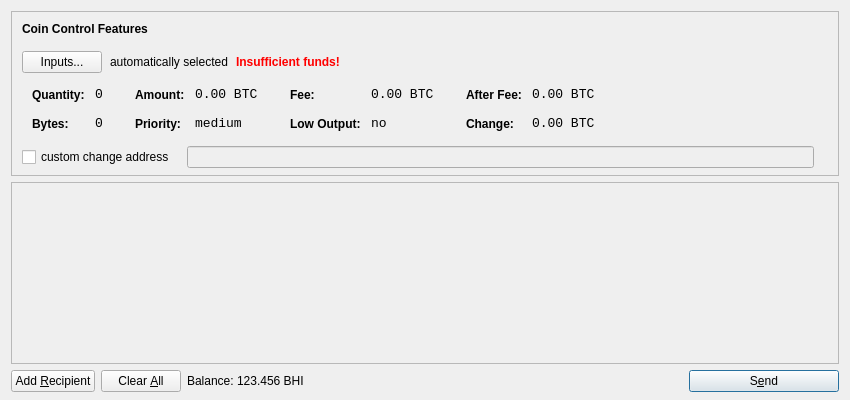
<?xml version="1.0" encoding="UTF-8"?>
<ui version="4.0">
 <class>SendCoinsDialog</class>
 <widget class="QDialog" name="SendCoinsDialog">
  <property name="geometry">
   <rect>
    <x>0</x>
    <y>0</y>
    <width>850</width>
    <height>400</height>
   </rect>
  </property>
  <property name="windowTitle">
   <string>Send Coins</string>
  </property>
  <layout class="QVBoxLayout" name="verticalLayout" stretch="0,1,0">
   <property name="bottomMargin">
    <number>8</number>
   </property>
   <item>
    <widget class="QFrame" name="frameCoinControl">
     <property name="sizePolicy">
      <sizepolicy hsizetype="Expanding" vsizetype="Expanding">
       <horstretch>0</horstretch>
       <verstretch>0</verstretch>
      </sizepolicy>
     </property>
     <property name="maximumSize">
      <size>
       <width>16777215</width>
       <height>16777215</height>
      </size>
     </property>
     <property name="frameShape">
      <enum>QFrame::StyledPanel</enum>
     </property>
     <property name="frameShadow">
      <enum>QFrame::Sunken</enum>
     </property>
     <layout class="QVBoxLayout" name="verticalLayoutCoinControl2">
      <property name="spacing">
       <number>-1</number>
      </property>
      <property name="leftMargin">
       <number>0</number>
      </property>
      <property name="topMargin">
       <number>0</number>
      </property>
      <property name="rightMargin">
       <number>0</number>
      </property>
      <property name="bottomMargin">
       <number>6</number>
      </property>
      <item>
       <layout class="QVBoxLayout" name="verticalLayoutCoinControl" stretch="0,0,0,0,1">
        <property name="spacing">
         <number>0</number>
        </property>
        <property name="leftMargin">
         <number>10</number>
        </property>
        <property name="topMargin">
         <number>10</number>
        </property>
        <item>
         <layout class="QHBoxLayout" name="horizontalLayoutCoinControl1">
          <property name="bottomMargin">
           <number>15</number>
          </property>
          <item>
           <widget class="QLabel" name="labelCoinControlFeatures">
            <property name="sizePolicy">
             <sizepolicy hsizetype="Preferred" vsizetype="Maximum">
              <horstretch>0</horstretch>
              <verstretch>0</verstretch>
             </sizepolicy>
            </property>
            <property name="font">
             <font>
              <weight>75</weight>
              <bold>true</bold>
             </font>
            </property>
            <property name="styleSheet">
             <string notr="true">font-weight:bold;</string>
            </property>
            <property name="text">
             <string>Coin Control Features</string>
            </property>
           </widget>
          </item>
         </layout>
        </item>
        <item>
         <layout class="QHBoxLayout" name="horizontalLayoutCoinControl2" stretch="0,0,0,0">
          <property name="spacing">
           <number>8</number>
          </property>
          <property name="bottomMargin">
           <number>10</number>
          </property>
          <item>
           <widget class="QPushButton" name="pushButtonCoinControl">
            <property name="styleSheet">
             <string notr="true"/>
            </property>
            <property name="text">
             <string>Inputs...</string>
            </property>
           </widget>
          </item>
          <item>
           <widget class="QLabel" name="labelCoinControlAutomaticallySelected">
            <property name="text">
             <string>automatically selected</string>
            </property>
            <property name="margin">
             <number>5</number>
            </property>
           </widget>
          </item>
          <item>
           <widget class="QLabel" name="labelCoinControlInsuffFunds">
            <property name="font">
             <font>
              <weight>75</weight>
              <bold>true</bold>
             </font>
            </property>
            <property name="styleSheet">
             <string notr="true">color:red;font-weight:bold;</string>
            </property>
            <property name="text">
             <string>Insufficient funds!</string>
            </property>
            <property name="margin">
             <number>5</number>
            </property>
           </widget>
          </item>
          <item>
           <spacer name="horizontalSpacerCoinControl">
            <property name="orientation">
             <enum>Qt::Horizontal</enum>
            </property>
            <property name="sizeHint" stdset="0">
             <size>
              <width>40</width>
              <height>1</height>
             </size>
            </property>
           </spacer>
          </item>
         </layout>
        </item>
        <item>
         <widget class="QWidget" name="widgetCoinControl" native="true">
          <property name="sizePolicy">
           <sizepolicy hsizetype="Preferred" vsizetype="Preferred">
            <horstretch>0</horstretch>
            <verstretch>0</verstretch>
           </sizepolicy>
          </property>
          <property name="minimumSize">
           <size>
            <width>0</width>
            <height>0</height>
           </size>
          </property>
          <property name="styleSheet">
           <string notr="true"/>
          </property>
          <layout class="QHBoxLayout" name="horizontalLayoutCoinControl5">
           <property name="margin">
            <number>0</number>
           </property>
           <item>
            <layout class="QHBoxLayout" name="horizontalLayoutCoinControl3" stretch="0,0,0,1">
             <property name="spacing">
              <number>20</number>
             </property>
             <property name="topMargin">
              <number>0</number>
             </property>
             <property name="bottomMargin">
              <number>10</number>
             </property>
             <item>
              <layout class="QFormLayout" name="formLayoutCoinControl1">
               <property name="horizontalSpacing">
                <number>10</number>
               </property>
               <property name="verticalSpacing">
                <number>14</number>
               </property>
               <property name="leftMargin">
                <number>10</number>
               </property>
               <property name="topMargin">
                <number>4</number>
               </property>
               <property name="rightMargin">
                <number>6</number>
               </property>
               <item row="0" column="0">
                <widget class="QLabel" name="labelCoinControlQuantityText">
                 <property name="styleSheet">
                  <string notr="true">font-weight:bold;</string>
                 </property>
                 <property name="text">
                  <string>Quantity:</string>
                 </property>
                 <property name="margin">
                  <number>0</number>
                 </property>
                </widget>
               </item>
               <item row="0" column="1">
                <widget class="QLabel" name="labelCoinControlQuantity">
                 <property name="font">
                  <font>
                   <family>Monospace</family>
                   <pointsize>10</pointsize>
                  </font>
                 </property>
                 <property name="cursor">
                  <cursorShape>IBeamCursor</cursorShape>
                 </property>
                 <property name="contextMenuPolicy">
                  <enum>Qt::ActionsContextMenu</enum>
                 </property>
                 <property name="text">
                  <string notr="true">0</string>
                 </property>
                 <property name="margin">
                  <number>0</number>
                 </property>
                 <property name="textInteractionFlags">
                  <set>Qt::LinksAccessibleByMouse|Qt::TextSelectableByKeyboard|Qt::TextSelectableByMouse</set>
                 </property>
                </widget>
               </item>
               <item row="1" column="0">
                <widget class="QLabel" name="labelCoinControlBytesText">
                 <property name="styleSheet">
                  <string notr="true">font-weight:bold;</string>
                 </property>
                 <property name="text">
                  <string>Bytes:</string>
                 </property>
                </widget>
               </item>
               <item row="1" column="1">
                <widget class="QLabel" name="labelCoinControlBytes">
                 <property name="font">
                  <font>
                   <family>Monospace</family>
                   <pointsize>10</pointsize>
                  </font>
                 </property>
                 <property name="cursor">
                  <cursorShape>IBeamCursor</cursorShape>
                 </property>
                 <property name="contextMenuPolicy">
                  <enum>Qt::ActionsContextMenu</enum>
                 </property>
                 <property name="text">
                  <string notr="true">0</string>
                 </property>
                 <property name="textInteractionFlags">
                  <set>Qt::LinksAccessibleByMouse|Qt::TextSelectableByKeyboard|Qt::TextSelectableByMouse</set>
                 </property>
                </widget>
               </item>
              </layout>
             </item>
             <item>
              <layout class="QFormLayout" name="formLayoutCoinControl2">
               <property name="horizontalSpacing">
                <number>10</number>
               </property>
               <property name="verticalSpacing">
                <number>14</number>
               </property>
               <property name="leftMargin">
                <number>6</number>
               </property>
               <property name="topMargin">
                <number>4</number>
               </property>
               <property name="rightMargin">
                <number>6</number>
               </property>
               <item row="0" column="0">
                <widget class="QLabel" name="labelCoinControlAmountText">
                 <property name="styleSheet">
                  <string notr="true">font-weight:bold;</string>
                 </property>
                 <property name="text">
                  <string>Amount:</string>
                 </property>
                 <property name="margin">
                  <number>0</number>
                 </property>
                </widget>
               </item>
               <item row="0" column="1">
                <widget class="QLabel" name="labelCoinControlAmount">
                 <property name="font">
                  <font>
                   <family>Monospace</family>
                   <pointsize>10</pointsize>
                  </font>
                 </property>
                 <property name="cursor">
                  <cursorShape>IBeamCursor</cursorShape>
                 </property>
                 <property name="contextMenuPolicy">
                  <enum>Qt::ActionsContextMenu</enum>
                 </property>
                 <property name="text">
                  <string notr="true">0.00 BTC</string>
                 </property>
                 <property name="textInteractionFlags">
                  <set>Qt::LinksAccessibleByMouse|Qt::TextSelectableByKeyboard|Qt::TextSelectableByMouse</set>
                 </property>
                </widget>
               </item>
               <item row="1" column="0">
                <widget class="QLabel" name="labelCoinControlPriorityText">
                 <property name="styleSheet">
                  <string notr="true">font-weight:bold;</string>
                 </property>
                 <property name="text">
                  <string>Priority:</string>
                 </property>
                </widget>
               </item>
               <item row="1" column="1">
                <widget class="QLabel" name="labelCoinControlPriority">
                 <property name="font">
                  <font>
                   <family>Monospace</family>
                   <pointsize>10</pointsize>
                  </font>
                 </property>
                 <property name="cursor">
                  <cursorShape>IBeamCursor</cursorShape>
                 </property>
                 <property name="contextMenuPolicy">
                  <enum>Qt::ActionsContextMenu</enum>
                 </property>
                 <property name="text">
                  <string>medium</string>
                 </property>
                 <property name="textInteractionFlags">
                  <set>Qt::LinksAccessibleByMouse|Qt::TextSelectableByKeyboard|Qt::TextSelectableByMouse</set>
                 </property>
                </widget>
               </item>
              </layout>
             </item>
             <item>
              <layout class="QFormLayout" name="formLayoutCoinControl3">
               <property name="horizontalSpacing">
                <number>10</number>
               </property>
               <property name="verticalSpacing">
                <number>14</number>
               </property>
               <property name="leftMargin">
                <number>6</number>
               </property>
               <property name="topMargin">
                <number>4</number>
               </property>
               <property name="rightMargin">
                <number>6</number>
               </property>
               <item row="0" column="0">
                <widget class="QLabel" name="labelCoinControlFeeText">
                 <property name="styleSheet">
                  <string notr="true">font-weight:bold;</string>
                 </property>
                 <property name="text">
                  <string>Fee:</string>
                 </property>
                 <property name="margin">
                  <number>0</number>
                 </property>
                </widget>
               </item>
               <item row="0" column="1">
                <widget class="QLabel" name="labelCoinControlFee">
                 <property name="font">
                  <font>
                   <family>Monospace</family>
                   <pointsize>10</pointsize>
                  </font>
                 </property>
                 <property name="cursor">
                  <cursorShape>IBeamCursor</cursorShape>
                 </property>
                 <property name="contextMenuPolicy">
                  <enum>Qt::ActionsContextMenu</enum>
                 </property>
                 <property name="text">
                  <string notr="true">0.00 BTC</string>
                 </property>
                 <property name="textInteractionFlags">
                  <set>Qt::LinksAccessibleByMouse|Qt::TextSelectableByKeyboard|Qt::TextSelectableByMouse</set>
                 </property>
                </widget>
               </item>
               <item row="1" column="0">
                <widget class="QLabel" name="labelCoinControlLowOutputText">
                 <property name="styleSheet">
                  <string notr="true">font-weight:bold;</string>
                 </property>
                 <property name="text">
                  <string>Low Output:</string>
                 </property>
                </widget>
               </item>
               <item row="1" column="1">
                <widget class="QLabel" name="labelCoinControlLowOutput">
                 <property name="font">
                  <font>
                   <family>Monospace</family>
                   <pointsize>10</pointsize>
                  </font>
                 </property>
                 <property name="cursor">
                  <cursorShape>IBeamCursor</cursorShape>
                 </property>
                 <property name="contextMenuPolicy">
                  <enum>Qt::ActionsContextMenu</enum>
                 </property>
                 <property name="text">
                  <string>no</string>
                 </property>
                 <property name="textInteractionFlags">
                  <set>Qt::LinksAccessibleByMouse|Qt::TextSelectableByKeyboard|Qt::TextSelectableByMouse</set>
                 </property>
                </widget>
               </item>
              </layout>
             </item>
             <item>
              <layout class="QFormLayout" name="formLayoutCoinControl4">
               <property name="horizontalSpacing">
                <number>10</number>
               </property>
               <property name="verticalSpacing">
                <number>14</number>
               </property>
               <property name="leftMargin">
                <number>6</number>
               </property>
               <property name="topMargin">
                <number>4</number>
               </property>
               <property name="rightMargin">
                <number>6</number>
               </property>
               <item row="0" column="0">
                <widget class="QLabel" name="labelCoinControlAfterFeeText">
                 <property name="styleSheet">
                  <string notr="true">font-weight:bold;</string>
                 </property>
                 <property name="text">
                  <string>After Fee:</string>
                 </property>
                 <property name="margin">
                  <number>0</number>
                 </property>
                </widget>
               </item>
               <item row="0" column="1">
                <widget class="QLabel" name="labelCoinControlAfterFee">
                 <property name="font">
                  <font>
                   <family>Monospace</family>
                   <pointsize>10</pointsize>
                  </font>
                 </property>
                 <property name="cursor">
                  <cursorShape>IBeamCursor</cursorShape>
                 </property>
                 <property name="contextMenuPolicy">
                  <enum>Qt::ActionsContextMenu</enum>
                 </property>
                 <property name="text">
                  <string notr="true">0.00 BTC</string>
                 </property>
                 <property name="textInteractionFlags">
                  <set>Qt::LinksAccessibleByMouse|Qt::TextSelectableByKeyboard|Qt::TextSelectableByMouse</set>
                 </property>
                </widget>
               </item>
               <item row="1" column="0">
                <widget class="QLabel" name="labelCoinControlChangeText">
                 <property name="styleSheet">
                  <string notr="true">font-weight:bold;</string>
                 </property>
                 <property name="text">
                  <string>Change:</string>
                 </property>
                </widget>
               </item>
               <item row="1" column="1">
                <widget class="QLabel" name="labelCoinControlChange">
                 <property name="font">
                  <font>
                   <family>Monospace</family>
                   <pointsize>10</pointsize>
                  </font>
                 </property>
                 <property name="cursor">
                  <cursorShape>IBeamCursor</cursorShape>
                 </property>
                 <property name="contextMenuPolicy">
                  <enum>Qt::ActionsContextMenu</enum>
                 </property>
                 <property name="text">
                  <string notr="true">0.00 BTC</string>
                 </property>
                 <property name="textInteractionFlags">
                  <set>Qt::LinksAccessibleByMouse|Qt::TextSelectableByKeyboard|Qt::TextSelectableByMouse</set>
                 </property>
                </widget>
               </item>
              </layout>
             </item>
            </layout>
           </item>
          </layout>
         </widget>
        </item>
        <item>
         <layout class="QHBoxLayout" name="horizontalLayoutCoinControl4" stretch="0,0,0">
          <property name="spacing">
           <number>12</number>
          </property>
          <property name="sizeConstraint">
           <enum>QLayout::SetDefaultConstraint</enum>
          </property>
          <property name="topMargin">
           <number>5</number>
          </property>
          <property name="rightMargin">
           <number>5</number>
          </property>
          <item>
           <widget class="QCheckBox" name="checkBoxCoinControlChange">
            <property name="text">
             <string>custom change address</string>
            </property>
           </widget>
          </item>
          <item>
           <widget class="QLineEdit" name="lineEditCoinControlChange">
            <property name="enabled">
             <bool>false</bool>
            </property>
            <property name="sizePolicy">
             <sizepolicy hsizetype="Expanding" vsizetype="Fixed">
              <horstretch>0</horstretch>
              <verstretch>0</verstretch>
             </sizepolicy>
            </property>
           </widget>
          </item>
          <item>
           <widget class="QLabel" name="labelCoinControlChangeLabel">
            <property name="sizePolicy">
             <sizepolicy hsizetype="Preferred" vsizetype="Expanding">
              <horstretch>0</horstretch>
              <verstretch>0</verstretch>
             </sizepolicy>
            </property>
            <property name="minimumSize">
             <size>
              <width>0</width>
              <height>0</height>
             </size>
            </property>
            <property name="text">
             <string/>
            </property>
            <property name="margin">
             <number>3</number>
            </property>
           </widget>
          </item>
         </layout>
        </item>
        <item>
         <spacer name="verticalSpacerCoinControl">
          <property name="orientation">
           <enum>Qt::Vertical</enum>
          </property>
          <property name="sizeHint" stdset="0">
           <size>
            <width>800</width>
            <height>1</height>
           </size>
          </property>
         </spacer>
        </item>
       </layout>
      </item>
     </layout>
    </widget>
   </item>
   <item>
    <widget class="QScrollArea" name="scrollArea">
     <property name="widgetResizable">
      <bool>true</bool>
     </property>
     <widget class="QWidget" name="scrollAreaWidgetContents">
      <property name="geometry">
       <rect>
        <x>0</x>
        <y>0</y>
        <width>830</width>
        <height>165</height>
       </rect>
      </property>
      <layout class="QVBoxLayout" name="verticalLayout_2">
       <property name="margin">
        <number>0</number>
       </property>
       <item>
        <layout class="QVBoxLayout" name="entries">
         <property name="spacing">
          <number>6</number>
         </property>
        </layout>
       </item>
       <item>
        <spacer name="verticalSpacer">
         <property name="orientation">
          <enum>Qt::Vertical</enum>
         </property>
         <property name="sizeHint" stdset="0">
          <size>
           <width>20</width>
           <height>40</height>
          </size>
         </property>
        </spacer>
       </item>
      </layout>
     </widget>
    </widget>
   </item>
   <item>
    <layout class="QHBoxLayout" name="horizontalLayout">
     <item>
      <widget class="QPushButton" name="addButton">
       <property name="toolTip">
        <string>Send to multiple recipients at once</string>
       </property>
       <property name="text">
        <string>Add &amp;Recipient</string>
       </property>
       <property name="icon">
        <iconset resource="../bitcoin.qrc">
         <normaloff>:/icons/add</normaloff>:/icons/add</iconset>
       </property>
       <property name="autoDefault">
        <bool>false</bool>
       </property>
      </widget>
     </item>
     <item>
      <widget class="QPushButton" name="clearButton">
       <property name="sizePolicy">
        <sizepolicy hsizetype="Minimum" vsizetype="Fixed">
         <horstretch>0</horstretch>
         <verstretch>0</verstretch>
        </sizepolicy>
       </property>
       <property name="toolTip">
        <string>Remove all transaction fields</string>
       </property>
       <property name="text">
        <string>Clear &amp;All</string>
       </property>
       <property name="icon">
        <iconset resource="../bitcoin.qrc">
         <normaloff>:/icons/remove</normaloff>:/icons/remove</iconset>
       </property>
       <property name="autoRepeatDelay">
        <number>300</number>
       </property>
       <property name="autoDefault">
        <bool>false</bool>
       </property>
      </widget>
     </item>
     <item>
      <layout class="QHBoxLayout" name="horizontalLayout_2">
       <property name="spacing">
        <number>3</number>
       </property>
       <item>
        <widget class="QLabel" name="label">
         <property name="text">
          <string>Balance:</string>
         </property>
        </widget>
       </item>
       <item>
        <widget class="QLabel" name="labelBalance">
         <property name="cursor">
          <cursorShape>IBeamCursor</cursorShape>
         </property>
         <property name="text">
          <string>123.456 BHI</string>
         </property>
         <property name="textInteractionFlags">
          <set>Qt::LinksAccessibleByMouse|Qt::TextSelectableByKeyboard|Qt::TextSelectableByMouse</set>
         </property>
        </widget>
       </item>
      </layout>
     </item>
     <item>
      <spacer name="horizontalSpacer">
       <property name="orientation">
        <enum>Qt::Horizontal</enum>
       </property>
       <property name="sizeHint" stdset="0">
        <size>
         <width>40</width>
         <height>20</height>
        </size>
       </property>
      </spacer>
     </item>
     <item>
      <widget class="QPushButton" name="sendButton">
       <property name="minimumSize">
        <size>
         <width>150</width>
         <height>0</height>
        </size>
       </property>
       <property name="toolTip">
        <string>Confirm the send action</string>
       </property>
       <property name="text">
        <string>S&amp;end</string>
       </property>
       <property name="icon">
        <iconset resource="../bitcoin.qrc">
         <normaloff>:/icons/send</normaloff>:/icons/send</iconset>
       </property>
       <property name="default">
        <bool>true</bool>
       </property>
      </widget>
     </item>
    </layout>
   </item>
  </layout>
 </widget>
 <resources>
  <include location="../bitcoin.qrc"/>
 </resources>
 <connections/>
</ui>
